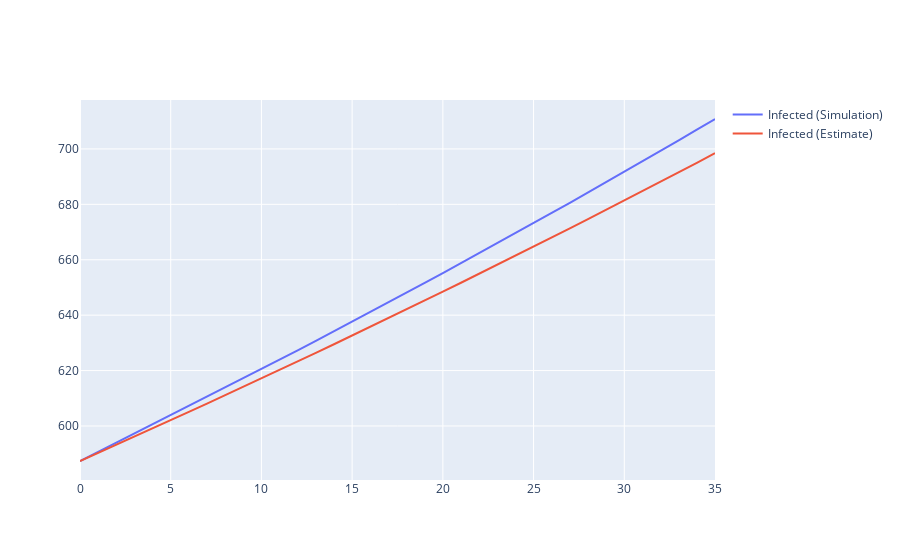
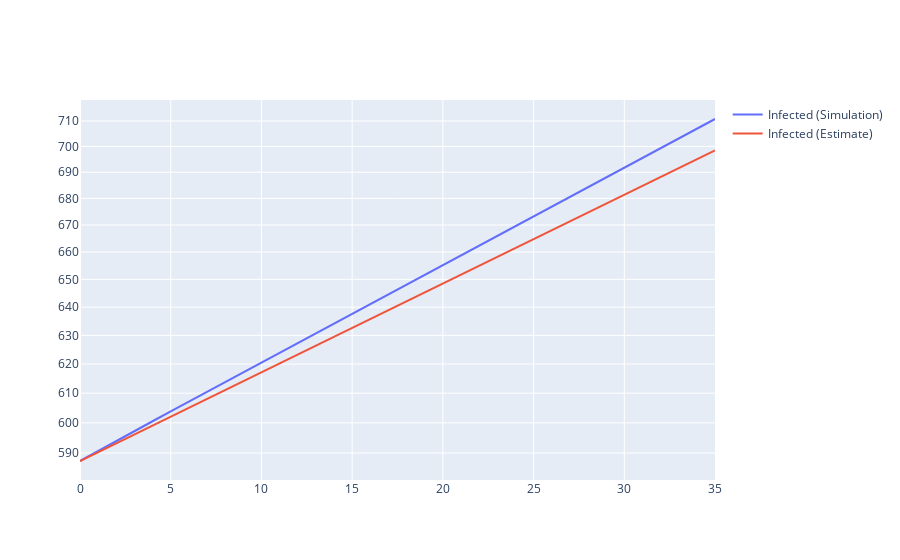

Source (notebook cell) for these figures, in order:
### Code cell
figI = go.Figure()
figI.add_scatter(y = dfSEIRPAC["I"][0:50], name="Infected (Simulation)")
figI.add_scatter(y = dfSEIRPAC["estI"][0:50], name="Infected (Estimate)")
#  figI.add_scatter(y = dfSEIRPAC["S"]/(10**3), name="Susceptible (Simulation)")
figI.show()
figI.update_layout(yaxis_type="log")
figI.show()

### Figure 1 — Plotly figure (JSON) as saved in the notebook; plotly's stock layout.template omitted (floating-point values rounded to 4 significant figures)
{"data": [{"name": "Infected (Simulation)", "type": "scatter", "y": [587.4, 590.7, 594.0, 597.3, 600.5, 603.8, 607.1, 610.4, 613.8, 617.1, 620.5, 623.9, 627.3, 630.7, 634.1, 637.6, 641.1, 644.6, 648.1, 651.6, 655.2, 658.7, 662.3, 665.9, 669.6, 673.2, 676.9, 680.6, 684.3, 688.0, 691.8, 695.5, 699.3, 703.1, 706.9, 710.8]}, {"name": "Infected (Estimate)", "type": "scatter", "y": [587.4, 590.3, 593.2, 596.2, 599.1, 602.1, 605.1, 608.1, 611.1, 614.1, 617.2, 620.2, 623.3, 626.4, 629.5, 632.6, 635.8, 638.9, 642.1, 645.3, 648.5, 651.7, 654.9, 658.2, 661.4, 664.7, 668.0, 671.3, 674.7, 678.0, 681.4, 684.8, 688.1, 691.6, 695.0, 698.4]}], "layout": {}}

### Figure 2 — Plotly figure (JSON) as saved in the notebook; plotly's stock layout.template omitted (floating-point values rounded to 4 significant figures)
{"data": [{"name": "Infected (Simulation)", "type": "scatter", "y": [587.4, 590.7, 594.0, 597.3, 600.5, 603.8, 607.1, 610.4, 613.8, 617.1, 620.5, 623.9, 627.3, 630.7, 634.1, 637.6, 641.1, 644.6, 648.1, 651.6, 655.2, 658.7, 662.3, 665.9, 669.6, 673.2, 676.9, 680.6, 684.3, 688.0, 691.8, 695.5, 699.3, 703.1, 706.9, 710.8]}, {"name": "Infected (Estimate)", "type": "scatter", "y": [587.4, 590.3, 593.2, 596.2, 599.1, 602.1, 605.1, 608.1, 611.1, 614.1, 617.2, 620.2, 623.3, 626.4, 629.5, 632.6, 635.8, 638.9, 642.1, 645.3, 648.5, 651.7, 654.9, 658.2, 661.4, 664.7, 668.0, 671.3, 674.7, 678.0, 681.4, 684.8, 688.1, 691.6, 695.0, 698.4]}], "layout": {"yaxis": {"type": "log"}}}
